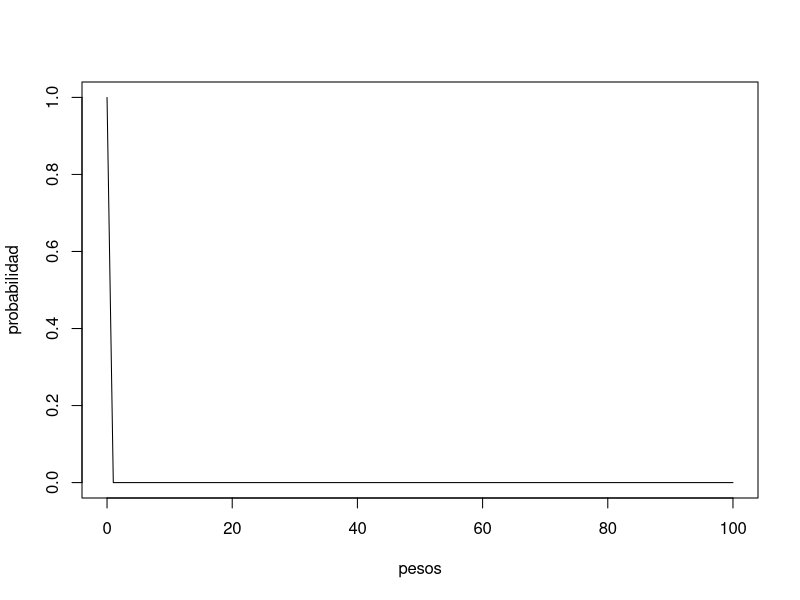
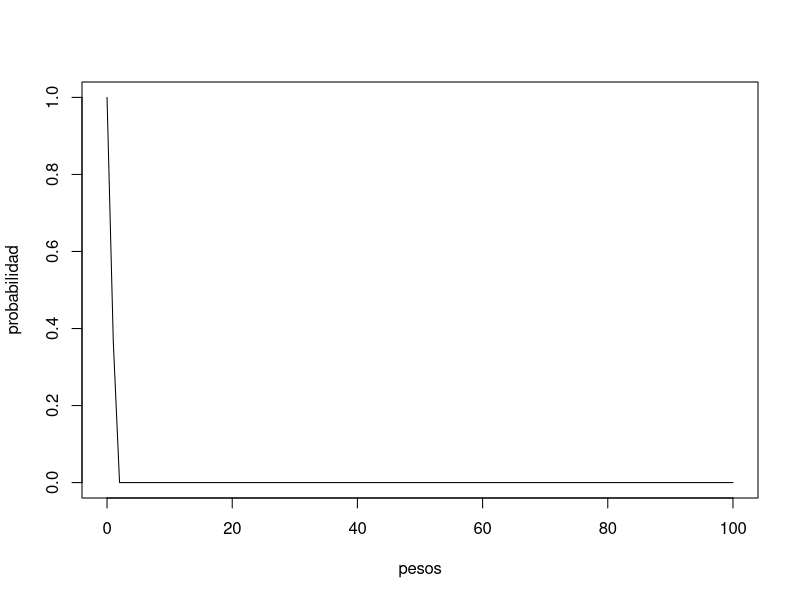
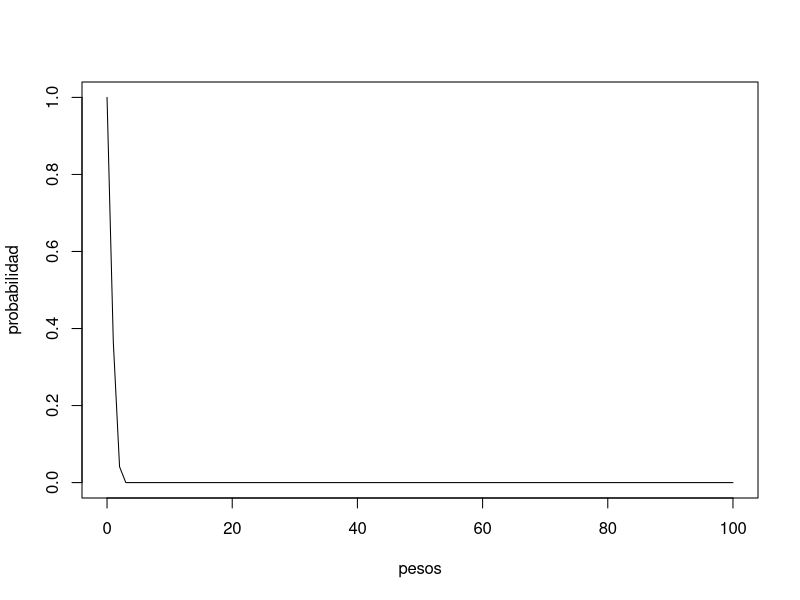
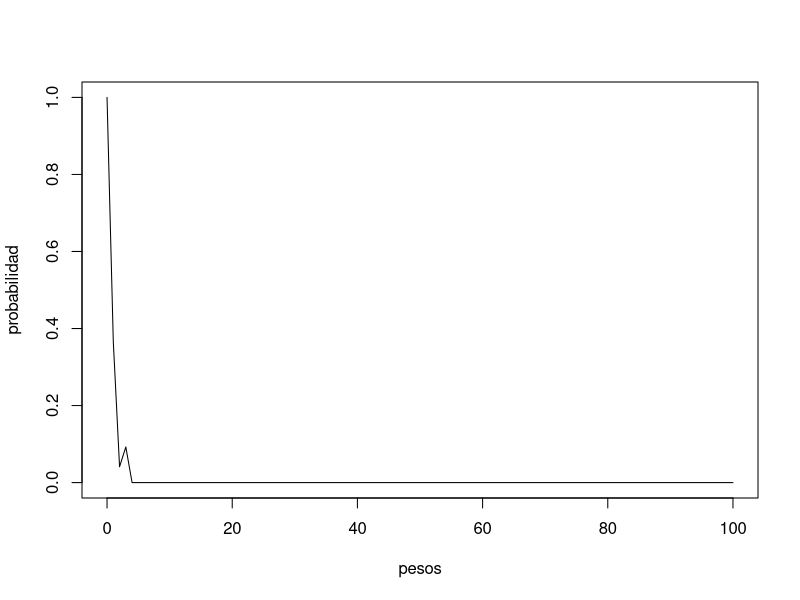
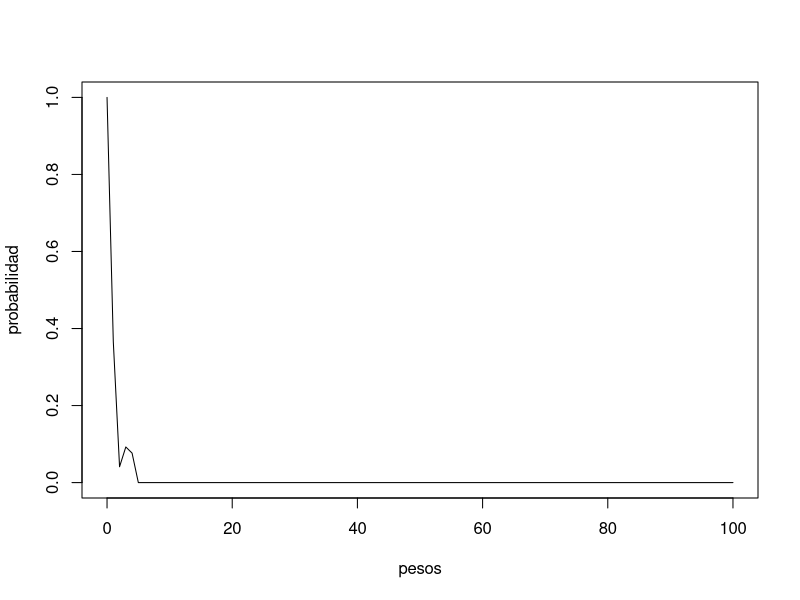
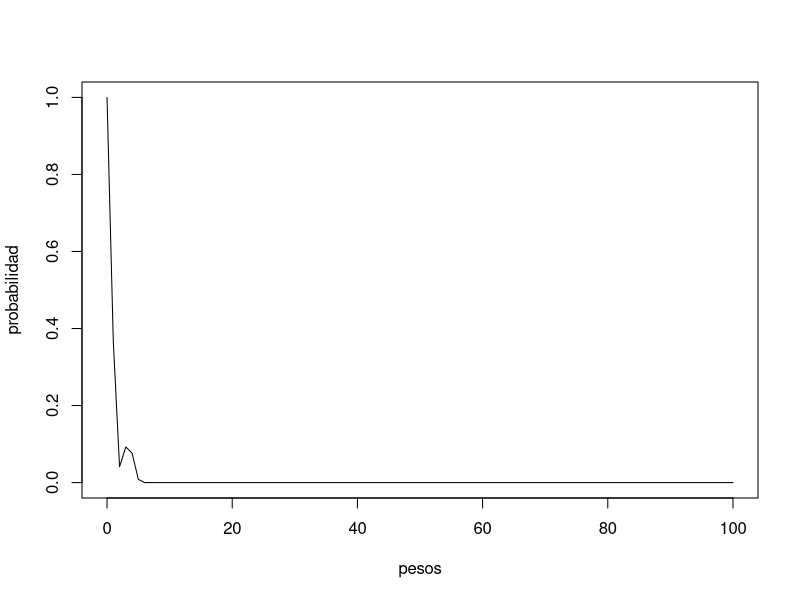
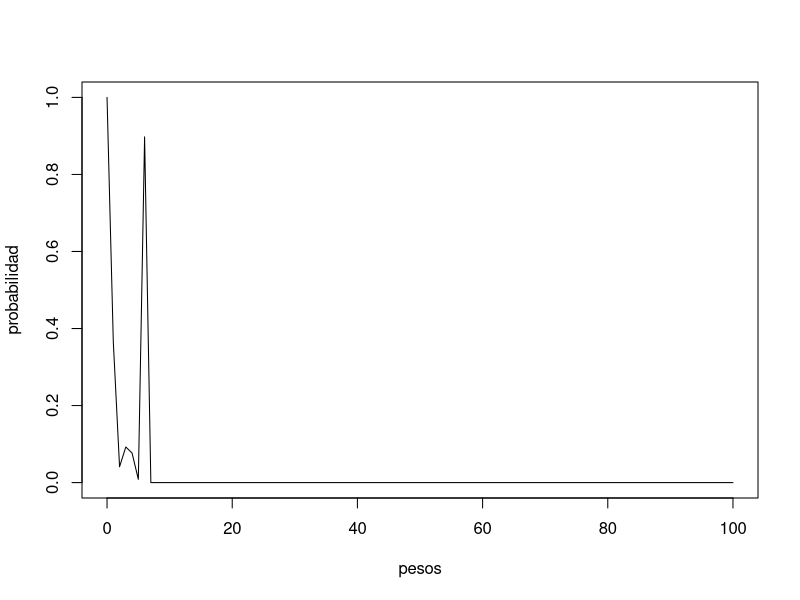
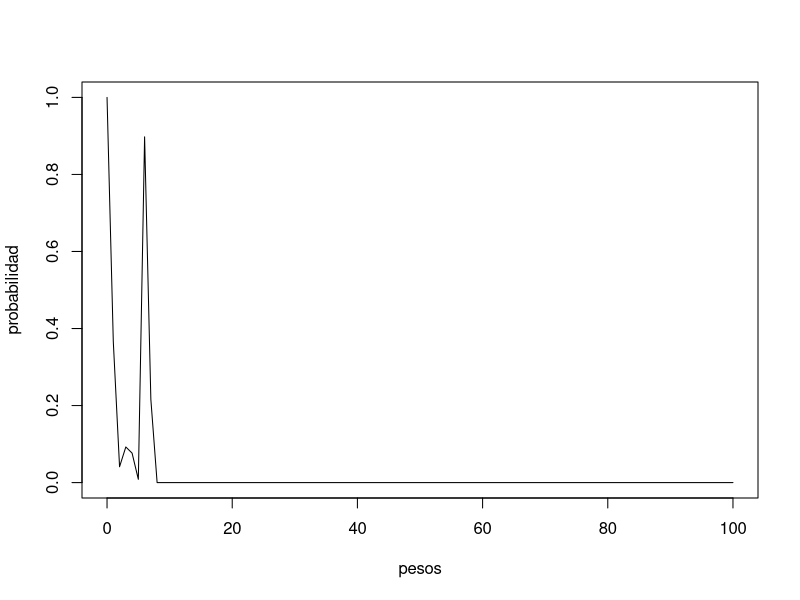

R code for these plots, in order:
x=rep(0,101)
n=seq(0,100)
N=10 

for(j in 1:length(n))   {
  p=runif(1)
  x[j]=(((1-p)/(p))^(n[j])-((1-p)/p)^(N))/(1-((1-p)/p)^(N))
  plot(n,x,ylab = 'probabilidad',xlab = 'pesos',type='l')
}